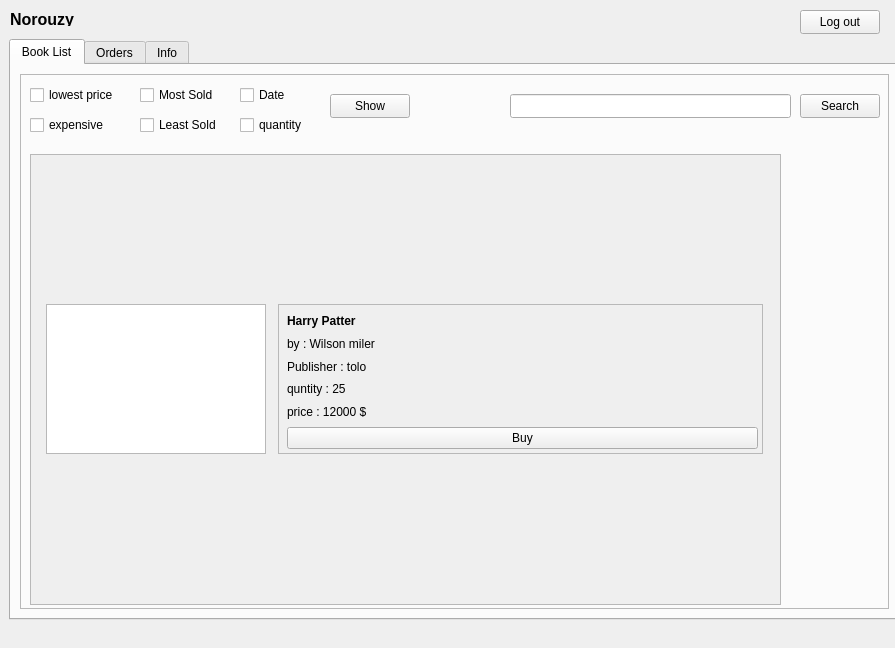
<?xml version="1.0" encoding="UTF-8"?>
<ui version="4.0">
 <class>MainWindow</class>
 <widget class="QMainWindow" name="MainWindow">
  <property name="geometry">
   <rect>
    <x>0</x>
    <y>0</y>
    <width>895</width>
    <height>648</height>
   </rect>
  </property>
  <property name="windowTitle">
   <string>MainWindow</string>
  </property>
  <widget class="QWidget" name="centralwidget">
   <widget class="QTabWidget" name="user_info">
    <property name="enabled">
     <bool>true</bool>
    </property>
    <property name="geometry">
     <rect>
      <x>9</x>
      <y>39</y>
      <width>891</width>
      <height>581</height>
     </rect>
    </property>
    <property name="minimumSize">
     <size>
      <width>786</width>
      <height>0</height>
     </size>
    </property>
    <property name="maximumSize">
     <size>
      <width>500000</width>
      <height>50000</height>
     </size>
    </property>
    <property name="styleSheet">
     <string notr="true"/>
    </property>
    <property name="tabPosition">
     <enum>QTabWidget::North</enum>
    </property>
    <property name="tabShape">
     <enum>QTabWidget::Rounded</enum>
    </property>
    <property name="currentIndex">
     <number>0</number>
    </property>
    <widget class="QWidget" name="list">
     <attribute name="title">
      <string>Book List</string>
     </attribute>
     <layout class="QGridLayout" name="gridLayout_6">
      <item row="0" column="0">
       <widget class="QFrame" name="frame_list_main">
        <property name="frameShape">
         <enum>QFrame::StyledPanel</enum>
        </property>
        <property name="frameShadow">
         <enum>QFrame::Raised</enum>
        </property>
        <widget class="QScrollArea" name="scrollArea_book_list">
         <property name="geometry">
          <rect>
           <x>10</x>
           <y>80</y>
           <width>751</width>
           <height>451</height>
          </rect>
         </property>
         <property name="widgetResizable">
          <bool>true</bool>
         </property>
         <widget class="QWidget" name="scrollAreaWidgetContents">
          <property name="geometry">
           <rect>
            <x>0</x>
            <y>0</y>
            <width>749</width>
            <height>449</height>
           </rect>
          </property>
          <layout class="QGridLayout" name="gridLayout_5">
           <item row="0" column="1">
            <widget class="QFrame" name="frame_list_0">
             <property name="maximumSize">
              <size>
               <width>485</width>
               <height>150</height>
              </size>
             </property>
             <property name="frameShape">
              <enum>QFrame::StyledPanel</enum>
             </property>
             <property name="frameShadow">
              <enum>QFrame::Raised</enum>
             </property>
             <widget class="QWidget" name="gridLayoutWidget">
              <property name="geometry">
               <rect>
                <x>9</x>
                <y>9</y>
                <width>471</width>
                <height>136</height>
               </rect>
              </property>
              <layout class="QGridLayout" name="gridLayout_list_0">
               <item row="0" column="0">
                <widget class="QLabel" name="label_list_name_0">
                 <property name="text">
                  <string>&lt;html&gt;&lt;head/&gt;&lt;body&gt;&lt;p&gt;&lt;span style=&quot; font-weight:600;&quot;&gt;Harry Patter&lt;/span&gt;&lt;/p&gt;&lt;/body&gt;&lt;/html&gt;</string>
                 </property>
                </widget>
               </item>
               <item row="4" column="0">
                <widget class="QLabel" name="label_list_quantity_0">
                 <property name="text">
                  <string>&lt;html&gt;&lt;head/&gt;&lt;body&gt;&lt;p&gt;quntity : 25&lt;/p&gt;&lt;/body&gt;&lt;/html&gt;</string>
                 </property>
                </widget>
               </item>
               <item row="1" column="0">
                <widget class="QLabel" name="label_list_author_0">
                 <property name="text">
                  <string>&lt;html&gt;&lt;head/&gt;&lt;body&gt;&lt;p&gt;by : Wilson miler&lt;/p&gt;&lt;/body&gt;&lt;/html&gt;</string>
                 </property>
                </widget>
               </item>
               <item row="5" column="0">
                <widget class="QLabel" name="label_list_price_0">
                 <property name="text">
                  <string>&lt;html&gt;&lt;head/&gt;&lt;body&gt;&lt;p&gt;price : 12000 $&lt;/p&gt;&lt;/body&gt;&lt;/html&gt;</string>
                 </property>
                </widget>
               </item>
               <item row="3" column="0">
                <widget class="QLabel" name="label_list_publisher_0">
                 <property name="text">
                  <string>&lt;html&gt;&lt;head/&gt;&lt;body&gt;&lt;p&gt;Publisher : tolo&lt;/p&gt;&lt;/body&gt;&lt;/html&gt;</string>
                 </property>
                </widget>
               </item>
               <item row="6" column="0">
                <widget class="QPushButton" name="btn_list_buy_0">
                 <property name="text">
                  <string>Buy</string>
                 </property>
                </widget>
               </item>
              </layout>
             </widget>
            </widget>
           </item>
           <item row="0" column="0">
            <widget class="QGraphicsView" name="list_picture_0">
             <property name="minimumSize">
              <size>
               <width>220</width>
               <height>150</height>
              </size>
             </property>
             <property name="maximumSize">
              <size>
               <width>220</width>
               <height>150</height>
              </size>
             </property>
            </widget>
           </item>
          </layout>
         </widget>
        </widget>
        <widget class="QLineEdit" name="input_list_search">
         <property name="geometry">
          <rect>
           <x>490</x>
           <y>20</y>
           <width>281</width>
           <height>24</height>
          </rect>
         </property>
        </widget>
        <widget class="QPushButton" name="btn_list_search">
         <property name="geometry">
          <rect>
           <x>780</x>
           <y>20</y>
           <width>80</width>
           <height>24</height>
          </rect>
         </property>
         <property name="text">
          <string>Search</string>
         </property>
        </widget>
        <widget class="QCheckBox" name="checkBox_list_lp">
         <property name="geometry">
          <rect>
           <x>10</x>
           <y>10</y>
           <width>91</width>
           <height>22</height>
          </rect>
         </property>
         <property name="text">
          <string>lowest price</string>
         </property>
        </widget>
        <widget class="QCheckBox" name="checkBox_list_ex">
         <property name="geometry">
          <rect>
           <x>10</x>
           <y>40</y>
           <width>83</width>
           <height>22</height>
          </rect>
         </property>
         <property name="text">
          <string>expensive</string>
         </property>
        </widget>
        <widget class="QCheckBox" name="checkBox_list_ms">
         <property name="geometry">
          <rect>
           <x>120</x>
           <y>10</y>
           <width>83</width>
           <height>22</height>
          </rect>
         </property>
         <property name="text">
          <string>Most Sold</string>
         </property>
        </widget>
        <widget class="QCheckBox" name="checkBox_list_ls">
         <property name="geometry">
          <rect>
           <x>120</x>
           <y>40</y>
           <width>83</width>
           <height>22</height>
          </rect>
         </property>
         <property name="text">
          <string>Least Sold</string>
         </property>
        </widget>
        <widget class="QPushButton" name="btn_list_show">
         <property name="geometry">
          <rect>
           <x>310</x>
           <y>20</y>
           <width>80</width>
           <height>24</height>
          </rect>
         </property>
         <property name="text">
          <string>Show</string>
         </property>
        </widget>
        <widget class="QCheckBox" name="checkBox_list_d">
         <property name="geometry">
          <rect>
           <x>220</x>
           <y>10</y>
           <width>83</width>
           <height>22</height>
          </rect>
         </property>
         <property name="text">
          <string>Date</string>
         </property>
        </widget>
        <widget class="QCheckBox" name="checkBox_list_q">
         <property name="geometry">
          <rect>
           <x>220</x>
           <y>40</y>
           <width>83</width>
           <height>22</height>
          </rect>
         </property>
         <property name="text">
          <string>quantity</string>
         </property>
        </widget>
       </widget>
      </item>
     </layout>
    </widget>
    <widget class="QWidget" name="orders">
     <attribute name="title">
      <string>Orders</string>
     </attribute>
     <widget class="QTableWidget" name="tableWidget_order">
      <property name="geometry">
       <rect>
        <x>34</x>
        <y>50</y>
        <width>811</width>
        <height>481</height>
       </rect>
      </property>
      <row>
       <property name="text">
        <string>1</string>
       </property>
      </row>
      <column>
       <property name="text">
        <string>id</string>
       </property>
      </column>
      <column>
       <property name="text">
        <string>Book</string>
       </property>
      </column>
      <column>
       <property name="text">
        <string>User</string>
       </property>
      </column>
      <column>
       <property name="text">
        <string>Publisher</string>
       </property>
      </column>
      <column>
       <property name="text">
        <string>Date added</string>
       </property>
      </column>
      <column>
       <property name="text">
        <string>Quantity</string>
       </property>
      </column>
      <column>
       <property name="text">
        <string>Price</string>
       </property>
      </column>
      <column>
       <property name="text">
        <string>Total Price</string>
       </property>
      </column>
      <item row="0" column="0">
       <property name="text">
        <string>1</string>
       </property>
       <property name="textAlignment">
        <set>AlignCenter</set>
       </property>
      </item>
      <item row="0" column="1">
       <property name="text">
        <string>Harry</string>
       </property>
       <property name="textAlignment">
        <set>AlignCenter</set>
       </property>
      </item>
      <item row="0" column="2">
       <property name="text">
        <string>Nrouzy</string>
       </property>
       <property name="textAlignment">
        <set>AlignCenter</set>
       </property>
      </item>
      <item row="0" column="3">
       <property name="text">
        <string>tolo</string>
       </property>
       <property name="textAlignment">
        <set>AlignCenter</set>
       </property>
      </item>
      <item row="0" column="4">
       <property name="text">
        <string>12/03/9</string>
       </property>
       <property name="textAlignment">
        <set>AlignCenter</set>
       </property>
      </item>
      <item row="0" column="5">
       <property name="text">
        <string>2</string>
       </property>
       <property name="textAlignment">
        <set>AlignCenter</set>
       </property>
      </item>
      <item row="0" column="6">
       <property name="text">
        <string>1200</string>
       </property>
       <property name="textAlignment">
        <set>AlignCenter</set>
       </property>
      </item>
      <item row="0" column="7">
       <property name="text">
        <string>2400</string>
       </property>
       <property name="textAlignment">
        <set>AlignCenter</set>
       </property>
      </item>
     </widget>
     <widget class="QLabel" name="label_order_title">
      <property name="geometry">
       <rect>
        <x>320</x>
        <y>9</y>
        <width>181</width>
        <height>41</height>
       </rect>
      </property>
      <property name="text">
       <string>&lt;html&gt;&lt;head/&gt;&lt;body&gt;&lt;p align=&quot;center&quot;&gt;&lt;span style=&quot; font-size:16pt; font-weight:600;&quot;&gt;My Orders&lt;/span&gt;&lt;/p&gt;&lt;/body&gt;&lt;/html&gt;</string>
      </property>
     </widget>
    </widget>
    <widget class="QWidget" name="user_info">
     <attribute name="title">
      <string>Info</string>
     </attribute>
     <widget class="QLabel" name="label_inventory_title">
      <property name="geometry">
       <rect>
        <x>340</x>
        <y>30</y>
        <width>231</width>
        <height>41</height>
       </rect>
      </property>
      <property name="text">
       <string>&lt;html&gt;&lt;head/&gt;&lt;body&gt;&lt;p align=&quot;center&quot;&gt;&lt;span style=&quot; font-size:14pt; font-weight:600;&quot;&gt;Online Book Store Info&lt;/span&gt;&lt;/p&gt;&lt;/body&gt;&lt;/html&gt;</string>
      </property>
     </widget>
     <widget class="QFrame" name="frame">
      <property name="geometry">
       <rect>
        <x>180</x>
        <y>110</y>
        <width>521</width>
        <height>421</height>
       </rect>
      </property>
      <property name="frameShape">
       <enum>QFrame::StyledPanel</enum>
      </property>
      <property name="frameShadow">
       <enum>QFrame::Raised</enum>
      </property>
      <widget class="QWidget" name="formLayoutWidget">
       <property name="geometry">
        <rect>
         <x>19</x>
         <y>19</y>
         <width>481</width>
         <height>351</height>
        </rect>
       </property>
       <layout class="QFormLayout" name="formLayout">
        <item row="0" column="0">
         <widget class="QLabel" name="label">
          <property name="text">
           <string>Name</string>
          </property>
         </widget>
        </item>
        <item row="1" column="0">
         <widget class="QLabel" name="label_2">
          <property name="text">
           <string>Last Name</string>
          </property>
         </widget>
        </item>
        <item row="4" column="0">
         <widget class="QLabel" name="label_3">
          <property name="text">
           <string>Phone Number</string>
          </property>
         </widget>
        </item>
        <item row="5" column="0">
         <widget class="QLabel" name="label_4">
          <property name="text">
           <string>Address</string>
          </property>
         </widget>
        </item>
        <item row="1" column="1">
         <widget class="QLineEdit" name="lineEdit">
          <property name="text">
           <string>noroozi</string>
          </property>
         </widget>
        </item>
        <item row="0" column="1">
         <widget class="QLineEdit" name="lineEdit_5">
          <property name="text">
           <string>mohamad</string>
          </property>
         </widget>
        </item>
        <item row="4" column="1">
         <widget class="QLineEdit" name="lineEdit_4">
          <property name="text">
           <string>09126542563</string>
          </property>
         </widget>
        </item>
        <item row="5" column="1">
         <widget class="QPlainTextEdit" name="plainTextEdit">
          <property name="plainText">
           <string>iran , tehran ,32</string>
          </property>
         </widget>
        </item>
        <item row="2" column="0">
         <widget class="QLabel" name="label_5">
          <property name="text">
           <string>Username</string>
          </property>
         </widget>
        </item>
        <item row="2" column="1">
         <widget class="QLineEdit" name="lineEdit_2">
          <property name="text">
           <string>Norouzy</string>
          </property>
         </widget>
        </item>
        <item row="3" column="0">
         <widget class="QLabel" name="label_6">
          <property name="text">
           <string>Password</string>
          </property>
         </widget>
        </item>
        <item row="3" column="1">
         <widget class="QLineEdit" name="lineEdit_3">
          <property name="text">
           <string>123456</string>
          </property>
         </widget>
        </item>
       </layout>
      </widget>
      <widget class="QPushButton" name="pushButton">
       <property name="geometry">
        <rect>
         <x>230</x>
         <y>380</y>
         <width>80</width>
         <height>24</height>
        </rect>
       </property>
       <property name="text">
        <string>Update</string>
       </property>
      </widget>
     </widget>
    </widget>
   </widget>
   <widget class="QPushButton" name="btn_logout">
    <property name="geometry">
     <rect>
      <x>800</x>
      <y>10</y>
      <width>80</width>
      <height>24</height>
     </rect>
    </property>
    <property name="text">
     <string>Log out</string>
    </property>
   </widget>
   <widget class="QLabel" name="label_login_username">
    <property name="geometry">
     <rect>
      <x>10</x>
      <y>10</y>
      <width>201</width>
      <height>16</height>
     </rect>
    </property>
    <property name="text">
     <string>&lt;html&gt;&lt;head/&gt;&lt;body&gt;&lt;p&gt;&lt;span style=&quot; font-size:12pt; font-weight:600;&quot;&gt;Norouzy&lt;/span&gt;&lt;/p&gt;&lt;/body&gt;&lt;/html&gt;</string>
    </property>
   </widget>
  </widget>
 </widget>
 <resources/>
 <connections>
  <connection>
   <sender>btn_list_show</sender>
   <signal>clicked()</signal>
   <receiver>MainWindow</receiver>
   <slot>update()</slot>
   <hints>
    <hint type="sourcelabel">
     <x>369</x>
     <y>107</y>
    </hint>
    <hint type="destinationlabel">
     <x>447</x>
     <y>323</y>
    </hint>
   </hints>
  </connection>
 </connections>
</ui>
